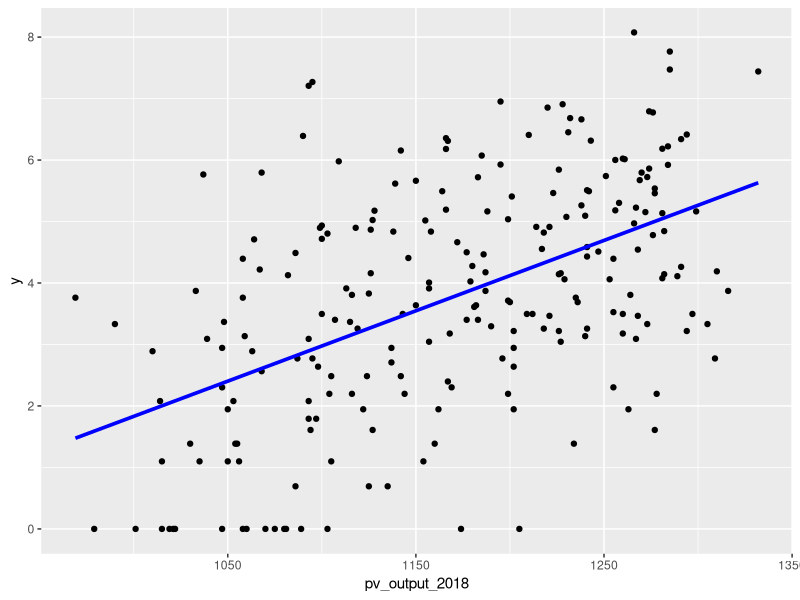
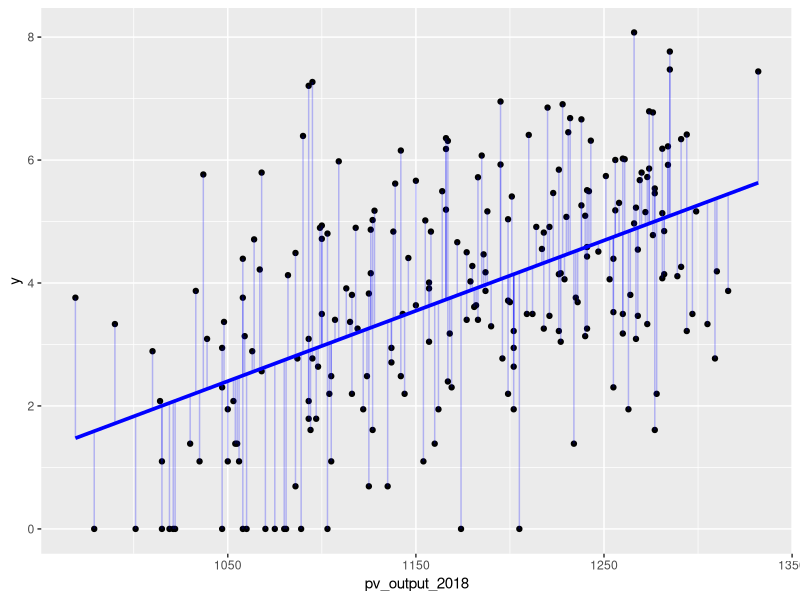

The R script that drew these images, in order: (Note: this script raises an error after producing the figures.)
#' @name 19P_analytics.R
#' @title Practice 19P: Analytics - Spatial Variables & Autocorrelation 
#' @author Tim Fraser
#' @description 
#' Practice Exercises for 19C_analytics

# Set working directory back to normal
# setwd("/cloud/project/")

# Load packages
library(dplyr)
library(readr)
library(ggplot2)
library(viridis)
library(sf)
library(broom)

# Let's get a snapshot of Japanese municipalities in 2018, 
# recording the number of ground-mounted, utility scale solar power plants
# in each municipality.
data = read_csv("data/jp_solar_farms_2018.csv")  %>%
  # Let's narrow into just the sites in Tohoku, the northeast region
  filter(region == "Tohoku")


# Let's do some data description.

# How many municipalities?
data %>% summarize(count = n())

# How many municipalities in what prefectures?
data %>% group_by(pref) %>% summarize(count = n())


# We're going to look at the sp variable - describing total solar adoption,
# and the pv_output_2018 variable, 
# describing projected solar photovoltaic output 
# from the World Bank's Global Solar Atlas in 2018
# It basically describes sunniness.

subset = data %>% 
  select(muni_code, muni, pref, sp, pv_output_2018) 
subset

# Is there a relationship between sunniness and solar?
# (let's log transform, because solar is a count. )
# (We'll add 1 since there are some cities with 0 solar plants
# want to be able to log transform them.)
m = subset %>% 
  lm(formula = log(sp + 1) ~ pv_output_2018)

# Some relationship - some explanatory power
# About 75% of variation remains unexplained.
broom::glance(m)

# Positive slope, uber significant.
broom::tidy(m)

# Let's get the predictions and residuals from our model object
stat = broom::augment(m) %>% 
  # Rename the outcome so it's easier to query
  rename(y = `log(sp + 1)`) %>%
  # Add the municipality code in for joining
  mutate(muni_code = subset$muni_code,
         pref = subset$pref)


# Let's view that relationship

gg = ggplot() +
  # Plot the raw points
  geom_point(data = stat, mapping = aes(x = pv_output_2018, y = y)) +
  # Plot the line of best fit
  geom_line(data = stat, mapping = aes(x = pv_output_2018, y = .fitted),
            color = "blue", linewidth = 1.25)

gg # View it


# Here's another way, using the raw data
# gg = ggplot() +
#   # Plot the points
#   geom_point(data = subset, mapping = aes(x = pv_output_2018, y = log(sp + 1) )) +
#   # Let's plot a line of best fit there
#   geom_smooth(data = subset, mapping = aes(x = pv_output_2018, y = log(sp + 1)), 
#               method = "lm", se = FALSE)


# Let's view the distance - the error - between each prediction and the observed outcome

gg = gg +
  # Plot lineranges, for each pv output, giving the observed versus the prediction
  geom_linerange(data = stat, mapping = aes(x = pv_output_2018, ymin = y, ymax = .fitted), 
                 # Let's make them blue and transparent,
                 # to signify a conceptual relationship with the line of best fit.
                 color = "blue", alpha = 0.25)

# This is our model error! Cool, right?
gg



# Let's try and map our predictions, 
# to see if our predicted values cluster spatially.
# Let's get some municipality polygons too.
shapes = read_sf("data/japan/municipalities.geojson") %>%
  filter(region == "Tohoku") %>%
  # Join in the predictions
  left_join(by = c("muni_code"), y = stat)

# Map the original outcome
# A lot of clustering here...
gg1 = ggplot() +
  geom_sf(data = shapes, mapping = aes(fill = y), color = "white") +
  scale_fill_viridis(option = "plasma") +
  theme_void()
gg1

# Map the predictions
# Whoa! Talk about a spatial pattern!
gg2 = ggplot() +
  geom_sf(data = shapes, mapping = aes(fill = .fitted), color = "white") +
  scale_fill_viridis(option = "plasma") +
  theme_void()
gg2

# Let's try the model residuals.
# Yeah, there are definitely ares that tend to
# share the same amount of error with their neighbors.
gg3 = ggplot() +
  geom_sf(data = shapes, mapping = aes(fill = .resid), color = "white") +
  scale_fill_viridis(option = "plasma") +
  theme_void()
gg3


# I'm going to save these here for class
ggsave(gg1, filename = "workshops/19P_analytics_y.png", dpi = 300, width = 4, height = 7)
ggsave(gg2, filename = "workshops/19P_analytics_yhat.png", dpi = 300, width = 4, height = 7)
browseURL("workshops/19P_analytics_yhat.png")

# What spatial variables could we calculate here?
# - average neighbor's solar?

# For each polygon, get me the values of the polygon that neighbors it
neighbor_values = shapes %>%
  select(muni_code, geometry) %>%
  st_join(y = shapes %>% select(adj_y = y), join = st_touches, left = FALSE) %>%
  # Convert to tibble for data wrangling
  as_tibble() %>%
  # For each municipality,
  group_by(muni_code) %>%
  # Take the mean of the adjacent municipalities' logged solar count
  summarize(adj_y = mean(adj_y))

# We can join these values into the data.frame
stat2 = stat %>%
  left_join(by = c("muni_code"), y = neighbor_values)

stat2 # View it

stat2 %>%
  select(muni_code, pref, y, adj_y, pv_output_2018)

# What's the relationship between log-solar in a city
# and the average log-solar of its neighboring cities? 
stat2 %>%
  lm(formula = y ~ adj_y) 

# What about after controlling for solar PV potential?
stat2 %>%
  lm(formula = y ~ adj_y + pv_output_2018)

# What about after controlling for the 
# spatial tendency of certain prefectures to have more than others?
stat2 %>%
  lm(formula = y ~ adj_y + pv_output_2018 + pref) 

# Can we calculate some quantities of interest?

m = stat2 %>%
  lm(formula = y ~ adj_y + pv_output_2018 + pref) 
exp(0)

scenario = stat2 %>%
  # Suppose in Fukushima prefecture
  filter(pref == "Fukushima") %>%
  group_by(pref) %>%
  reframe(
    # Suppose the neighboring municipalities had this average amount,
    # in logged solar
    adj_y = seq(from = 1, to = 250, by = 10) %>% log(),
    # And this median amount of solar PV 
    pv_output_2018 = median(pv_output_2018)
  ) %>%
  mutate(id = 1:n()) %>%
  # Get predictions and sigma for each scenario
  mutate(yhat = predict(m, newdata = .),
         sigma = glance(m)$sigma)
  
# Simulate and back-transform
sims = scenario %>%
  group_by(adj_y, id) %>%
  reframe(ysim = rnorm(n = 1000, mean = yhat, sd = sigma) %>% exp() - 1)

# Get me some quantities of interest
qis = sims %>%
  group_by(adj_y) %>%
  summarize(estimate = median(ysim),
            lower = quantile(ysim, probs = 0.025),
            upper = quantile(ysim, probs = 0.975)) %>%
  # Don't forget to back-transform the adjancent log-solar avergae
  mutate(adj_y = exp(adj_y) - 1)

# Let's view then, what happens as neighbors' solar increases, on average?
ggplot() +
  geom_ribbon(data = qis, mapping = aes(x = adj_y, ymin = lower, ymax = upper), 
              alpha = 0.25, fill = "purple") +
  geom_line(data = qis, mapping = aes(x = adj_y, y = estimate)) +
  # Transform the y-axis for clearer viewing
  scale_y_continuous(trans = "log", labels = scales::label_number(accuracy = 0.1)) 


# Nice! Congrats! You can calculate a spatial variable AND simulate with it!

# Cleanup
rm(list = ls())
